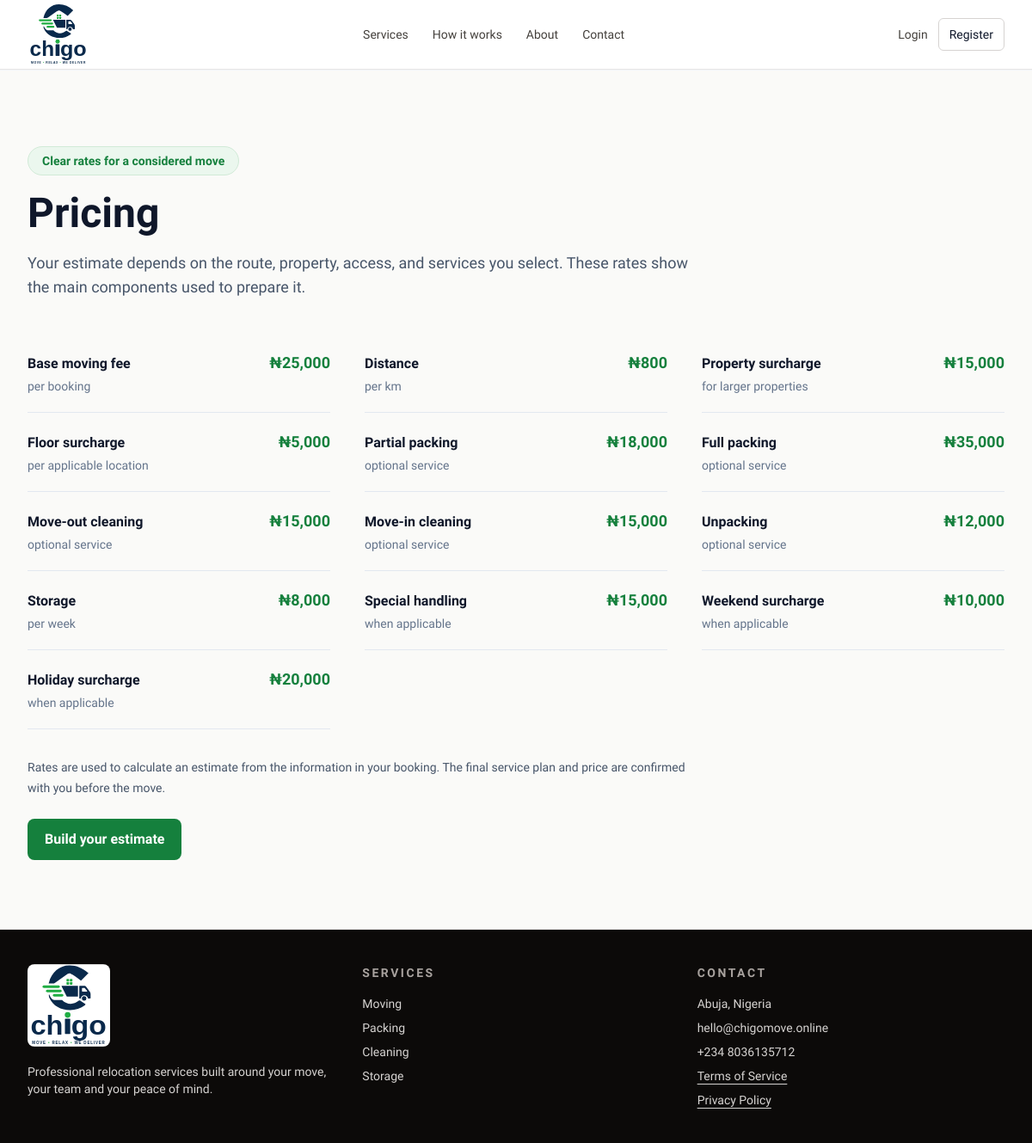
/pricing, run on the app's committed database.
### moving_company/models.py (models this page shows)
class ServicePricing(db.Model):
    __tablename__ = 'service_pricing'
    id = db.Column(db.Integer, primary_key=True)
    key = db.Column(db.String(80), unique=True, nullable=False, index=True)
    value = db.Column(db.Float, default=0.0)
    label = db.Column(db.String(120), nullable=False)
    is_configured = db.Column(db.Boolean, nullable=False, default=False)

### moving_company/routes/public.py (the view)
@public_bp.route('/pricing')
def pricing():
    return render_template('public/pricing.html', pricing=get_pricing_map())

### moving_company/routes/admin.py (called while the page is built)
@admin_bp.app_context_processor
def inject_admin_permissions():
    return {'can_admin': lambda permission: current_user.is_authenticated and has_admin_permission(current_user.role, permission)}

### moving_company/routes/public.py (called while the page is built)
@public_bp.before_app_request
def capture_referral_link():
    referral_code = request.args.get('ref')
    if referral_code:
        try:
            capture_referral_attribution(referral_code)
        except Exception:
            from flask import current_app
            current_app.logger.exception('Unable to capture referral attribution')

### moving_company/services/pricing_catalog_service.py (called while the page is built)
def get_pricing_map():
    return {row.key: float(row.value) for row in ServicePricing.query.all()}

### moving_company/services/seo_analytics.py (called while the page is built, shortened)
def canonical_origin():
    origin = str(current_app.config.get('CANONICAL_ORIGIN') or '').strip().rstrip('/')
    parsed = urlsplit(origin)
    if (
        parsed.scheme != 'https' or not parsed.netloc or parsed.username or parsed.password
        or parsed.path not in {'', '/'} or parsed.query or parsed.fragment
    ):
        return ''
    return f'https://{parsed.netloc}'

def analytics_ids():
    if str(current_app.config.get('APP_ENV', '')).casefold() != 'production':
        return '', ''

def _seo_context():
    endpoint = request.endpoint or ''
    public = endpoint in PUBLIC_ENDPOINTS
    title, description = PUBLIC_PAGES.get(endpoint, ('Chigo Relocations', ''))
    if endpoint.endswith('_service'):
        service_title = str(request.view_args.get('title') or '').strip()
        if service_title:
            title = f'{service_title} Services in Abuja | Chigo Relocations'
    origin = canonical_origin()
    path = CANONICAL_PATHS.get(endpoint, request.path) if public else ''
    canonical = f'{origin}{path}' if origin and path else ''
    return {
        'seo_public_page': public,
        'seo_title': title,
        'seo_description': description,
        'seo_canonical_url': canonical,
        'seo_origin': origin,
        'seo_page_path': path,
    }

def _analytics_context():
    ga4_id, gtm_id = analytics_ids()
    pending = session.get('_analytics_pending_events', []) if ga4_id or gtm_id else []
    public_page = (request.endpoint or '') in PUBLIC_ENDPOINTS
    enabled = bool((ga4_id or gtm_id) and public_page)
    return {
        'analytics_enabled': enabled,
        'analytics_ga4_id': ga4_id if not gtm_id else '',
        'analytics_gtm_id': gtm_id if public_page else '',
        'analytics_public_pageview': bool(enabled and public_page),
        'analytics_pending_events': pending if enabled else [],
    }

### moving_company/templates/public/pricing.html (shortened to what this page needs)
{% extends 'base.html' %}
{% block content %}
<section class="bg-brand-bg py-14 sm:py-20">
  <div class="mx-auto max-w-7xl px-4 sm:px-6 lg:px-8">
    <header class="max-w-3xl">
      <p class="badge-pill">Clear rates for a considered move</p>
      <h1 class="mt-5 text-4xl font-extrabold leading-tight text-slate-900 sm:text-5xl">Pricing</h1>
      <p class="mt-5 text-base leading-7 text-slate-600 sm:text-lg">Your estimate depends on the route, property, access, and services you select. These rates show the main components used to prepare it.</p>
    </header>
    <div class="mt-10 grid gap-x-10 sm:grid-cols-2 lg:grid-cols-3">
      {% for label, key, suffix in [
        ('Base moving fee', 'base_moving_fee', 'per booking'),
        ('Distance', 'price_per_km', 'per km'),
        ('Property surcharge', 'property_surcharge', 'for larger properties'),
        ('Floor surcharge', 'floor_surcharge', 'per applicable location'),
        ('Partial packing', 'packing_partial', 'optional service'),
        ('Full packing', 'packing_full', 'optional service'),
        ('Move-out cleaning', 'cleaning_move_out', 'optional service'),
        ('Move-in cleaning', 'cleaning_move_in', 'optional service'),
        ('Unpacking', 'unpacking', 'optional service'),
        ('Storage', 'storage_week', 'per week'),
        ('Special handling', 'special_handling', 'when applicable'),
        ('Weekend surcharge', 'weekend_surcharge', 'when applicable'),
        ('Holiday surcharge', 'holiday_surcharge', 'when applicable')
      ] %}
      <div class="flex items-baseline justify-between gap-4 border-b border-slate-200 py-5">
        <div>
          <h2 class="font-semibold text-slate-900">{{ label }}</h2>
          <p class="mt-1 text-sm text-slate-500">{{ suffix }}</p>
        </div>
        <p class="shrink-0 text-lg font-bold text-brand-700">₦{{ '{:,.0f}'.format(pricing[key]) }}</p>
      </div>
    </div>
    <p class="mt-8 max-w-3xl text-sm leading-6 text-slate-600">Rates are used to calculate an estimate from the information in your booking. The final service plan and price are confirmed with you before the move.</p>
    <a href="{{ url_for('booking.start') }}" class="mt-6 inline-flex rounded-lg bg-brand-700 px-5 py-3 font-bold text-white transition hover:bg-brand-800">Build your estimate</a>
  </div>
</section>
{% endblock %}

### moving_company/templates/base.html (style rules this page uses)
html, body { width: 100%; max-width: 100vw; overflow-x: hidden; touch-action: manipulation; -webkit-tap-highlight-color: transparent; background-color: #FAFAF8; }
body { font-family: 'Plus Jakarta Sans', sans-serif; }
.badge-pill { display: inline-flex; align-items: center; gap: 0.5rem; padding: 0.35rem 1rem; border-radius: 9999px; background-color: #EBF7EE; color: #15803d; font-size: 0.875rem; font-weight: 600; border: 1px solid #D1EAD7; }

### data on the page
ServicePricing: value "25,000"
ServicePricing: value "800"
ServicePricing: value "15,000"
ServicePricing: value "5,000"
ServicePricing: value "18,000"
ServicePricing: value "35,000"
ServicePricing: value "15,000"
ServicePricing: value "15,000"
ServicePricing: value "12,000"
ServicePricing: value "8,000"
ServicePricing: value "15,000"
ServicePricing: value "10,000"
ServicePricing: value "20,000"

### other printed values
{{ label }} "Base moving fee" "Distance" "Property surcharge" "Floor surcharge" "Partial packing" "Full packing" "Move-out cleaning" "Move-in cleaning" "Unpacking" "Storage" "Special handling" "Weekend surcharge" "Holiday surcharge"
{{ suffix }} "per booking" "per km" "for larger properties" "per applicable location" "optional service" "optional service" "optional service" "optional service" "optional service" "per week" "when applicable" "when applicable" "when applicable"
